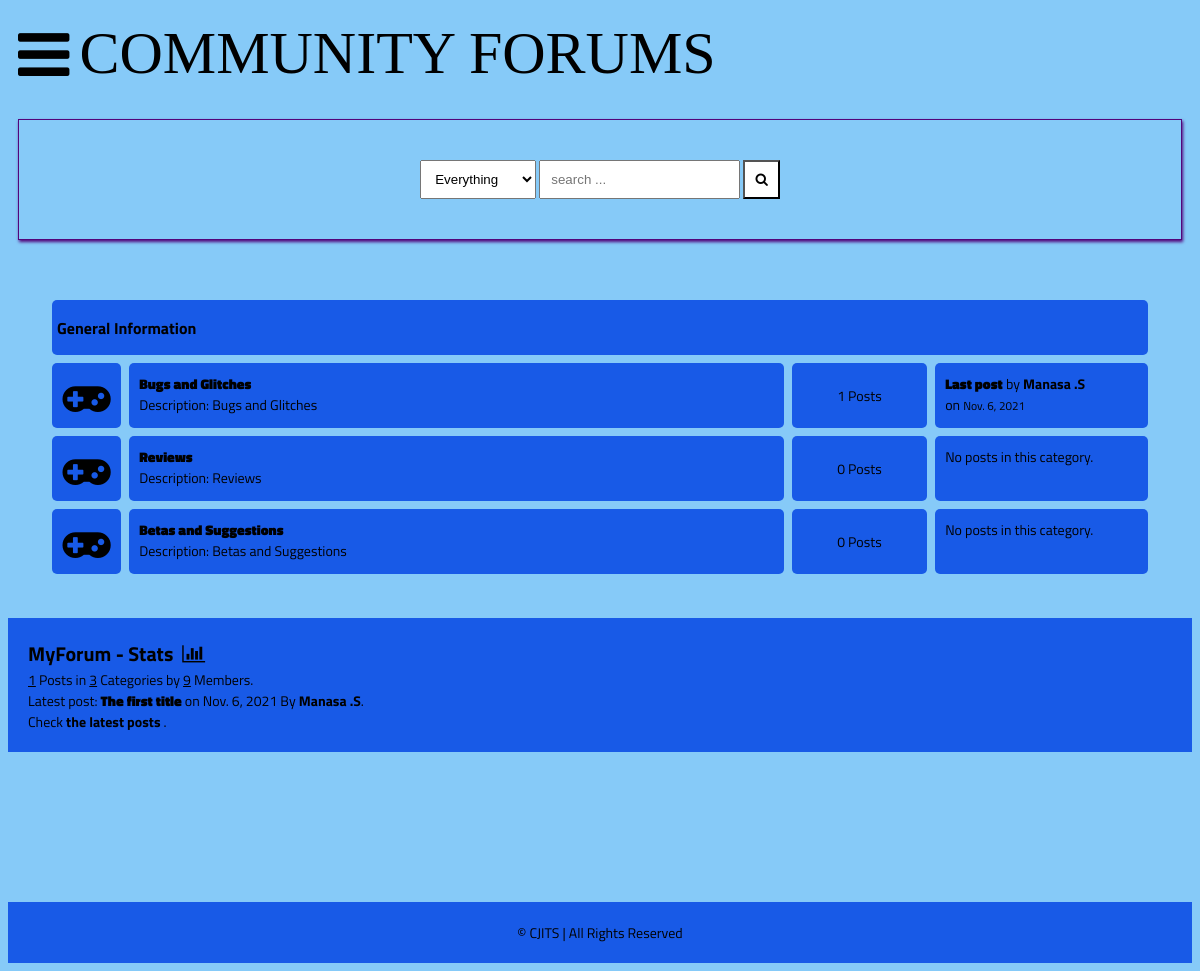
The page / on the database its author committed.
### main/models.py (models this page shows, shortened)
class Category(models.Model):
    title = models.CharField(max_length=50)
    slug = models.SlugField(max_length=400, unique=True, blank=True)
    description = models.TextField(default="description")
    class Meta:
        verbose_name_plural = "categories"
    def get_url(self):
        return reverse("posts", kwargs={
            "slug":self.slug
        })
    @property
    def num_posts(self):
        return Post.objects.filter(categories=self).count()
    @property
    def last_post(self):
        return Post.objects.filter(categories=self).latest("date")

class Post(models.Model):
    title = models.CharField(max_length=400)
    slug = models.SlugField(max_length=400, unique=True, blank=True)
    user = models.ForeignKey(Author, on_delete=models.CASCADE)
    content = HTMLField()
    categories = models.ManyToManyField(Category)
    date = models.DateTimeField(auto_now_add=True)
    approved = models.BooleanField(default=False)
    hit_count_generic = GenericRelation(HitCount, object_id_field='object_pk',
        related_query_name='hit_count_generic_relation'
    )
    tags = TaggableManager()
    comments = models.ManyToManyField(Comment, blank=True)
    closed = models.BooleanField(default=False)
    state = models.CharField(max_length=40, default="zero")
    def get_url(self):
        return reverse("detail", kwargs={
            "slug":self.slug
        })

class Author(models.Model):
    user = models.ForeignKey(User, on_delete=models.CASCADE)
    fullname = models.CharField(max_length=40, blank=True)
    slug = slug = models.SlugField(max_length=400, unique=True, blank=True)
    bio = HTMLField()
    points = models.IntegerField(default=0)
    profile_pic = ResizedImageField(size=[50, 80], quality=100, upload_to="authors", default=None, null=True, blank=True)

### main/views.py (the view)
# urls.py: path("", home, name="home"),
def home(request):
    forums = Category.objects.all()
    num_posts = Post.objects.all().count()
    num_users = User.objects.all().count()
    num_categories = forums.count()
    try:
        last_post = Post.objects.latest("date")
    except:
        last_post = []
    context = {
        "forums":forums,
        "num_posts":num_posts,
        "num_users":num_users,
        "num_categories":num_categories,
        "last_post":last_post,
        "title": "OZONE forum app"
    }
    return render(request, "forums.html", context)

### main/context_processors.py (called while the page is built, shortened)
def searchFunction(request):
    search_context = {}
    posts = Post.objects.all()
    return search_context

### templates/forums.html
{% extends 'base.html' %}
{% block content %}
    <div class="container">
        <div class="subforum">
            {% if forums %}
                <div class="subforum-title">
                    <h1>General Information</h1>
                </div>
                {% for forum in forums %}
                    <div class="subforum-row">
                        <div class="subforum-icon subforum-column center">
                            <i class="fa fa-gamepad"></i>
                        </div>
                        <div class="subforum-description subforum-column">
                            <h4><a href="{{forum.get_url}}">{{forum.title}}</a></h4>
                            <p>Description: {{forum.description}} </p>
                        </div>
                        <div class="subforum-stats subforum-column center">
                            <span>{{forum.num_posts}} Posts</span>
                        </div>
                        <div class="subforum-info subforum-column">
                            {% if forum.last_post %}
                                <b><a href="{{forum.last_post.get_url}}">Last post</a></b> by <a href="">{{forum.last_post.user.fullname|title}}</a>
                                <br>on <small>{{forum.last_post.date|date}}</small>
                            {% else %}
                                <span>No posts in this category.</span>
                            {% endif %}
                        </div>
                    </div>
                {% endfor %}
            {% else %}
                <div class="subforum-title">
                    <h1><i class="fa fa-frown-o"></i>&nbsp;you have no posts yet.</h1>
                </div>
            {% endif %}
        </div>
    </div>
    <div class="forum-info">
        <div class="chart">
            MyForum - Stats &nbsp;<i class="fa fa-bar-chart"></i>
        </div>
        <span><u>{{num_posts}}</u> Posts in <u>{{num_categories}}</u> Categories by <u>{{num_users}}</u> Members.</span><br>
        {% if forums %}
            <span>Latest post: <b><a href="{{last_post.get_url}}">{{last_post.title}}</a></b> on {{last_post.date|date}} By <a href="">{{last_post.user.fullname|title}}</a></span>.<br>
            <span>Check <a href="{% url 'latest_posts' %}">the latest posts</a> .</span><br>
        {% endif %}
    </div>
    {% endblock content %}

### static/style.css (style rules this page uses)
* { box-sizing: border-box; }
html { font-size: 14px; font-family: 'Titillium Web', sans-serif; background-color:rgb(134, 202, 248); color:#000000; }
a { color: #000000; font-weight: bolder; text-decoration: none; }
h1 { font-size:16px; font-weight: bolder; }
.container { margin: 20px; padding: 20px; }
.subforum { margin-top:20px; }
.subforum-title { background-color:rgb(24, 90, 231); padding: 5px; border-radius: 5px; margin:4px; }
.subforum-row { display: grid; grid-template-columns: 7% 60% 13% 20%; }
.subforum-column { padding: 10px; margin:4px; border-radius: 5px; background-color:rgb(24, 90, 231); }
.subforum-description * { margin-block: 0; }
.center { display: flex; justify-content: center; align-items: center; }
.subforum-icon i { font-size: 45px; }
.forum-info { padding: 20px; background-color: rgb(24, 90, 231); }
.chart { font-size:20px; font-weight:bold; }

### rows shown on the page
Category: title "Bugs and Glitches", description "Bugs and Glitches", num_posts "1", last_post.user.fullname "Manasa .S", last_post "Nov. 6, 2021"
Category: title "Reviews", description "Reviews", num_posts "0", shows "No posts in this category."
Category: title "Betas and Suggestions", description "Betas and Suggestions", num_posts "0", shows "No posts in this category."
Post: title "The first title", date "Nov. 6, 2021", user.fullname "Manasa .S"

### other values the page prints
{{ num_posts }} "1"
{{ num_categories }} "3"
{{ num_users }} "9"
